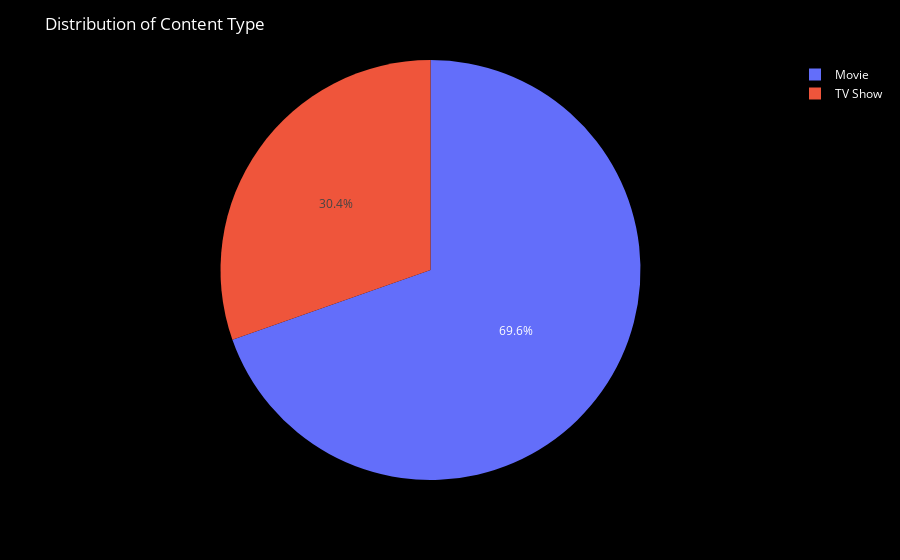

Notebook source saved alongside this figure:
### Code cell
fig = px.pie(netflix, values=netflix["type"].value_counts().values, names=netflix["type"].value_counts().index)

fig.update_layout(title="Distribution of Content Type", plot_bgcolor='rgba(0,0,0,0)', paper_bgcolor='black', font=dict(color='white'))

fig.show()

### Figure 1 — Plotly figure (JSON) as saved in the notebook; plotly's stock layout.template omitted (floating-point values rounded to 4 significant figures)
{"data": [{"domain": {"x": [0, 1], "y": [0, 1]}, "hovertemplate": "label=%{label}<br>value=%{value}<extra></extra>", "labels": ["Movie", "TV Show"], "legendgroup": "", "name": "", "showlegend": true, "type": "pie", "values": [6131, 2676]}], "layout": {"font": {"color": "white"}, "legend": {"tracegroupgap": 0}, "margin": {"t": 60}, "paper_bgcolor": "black", "plot_bgcolor": "rgba(0,0,0,0)", "title": {"text": "Distribution of Content Type"}}}
